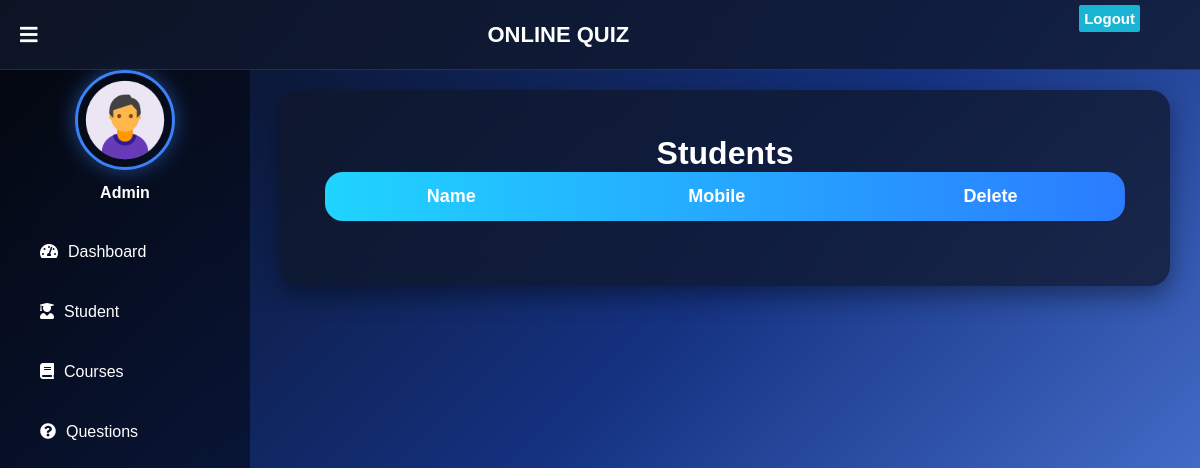
The page /admin-view-student (signed in) on the database as committed earlier.
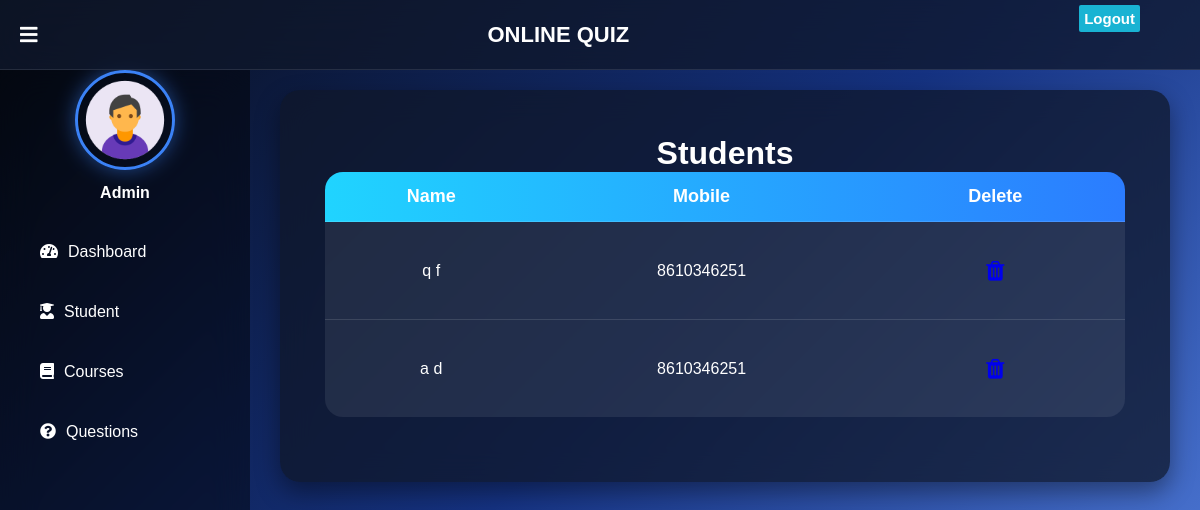
The same page on the database as committed later.
### student/models.py (models this page shows, shortened)
class Student(models.Model):
    user=models.OneToOneField(User,on_delete=models.CASCADE)
    profile_pic= models.ImageField(upload_to='profile_pic/Student/',null=True,blank=True,default="")
    address = models.CharField(max_length=40,blank=True,null=True)
    mobile = models.CharField(max_length=20,null=False)
    @property
    def get_name(self):
        return self.user.first_name+" "+self.user.last_name

### quiz/views.py (the view)
# urls.py: path('admin-view-student', views.admin_view_student_view, name='admin-view-student'),
@login_required(login_url='adminlogin')
@user_passes_test(is_admin)
def admin_view_student_view(request):
    students= SMODEL.Student.objects.all()
    return render(request,'quiz/admin_view_student.html',{'students':students})

### quiz/views.py (called while the page is built)
def is_admin(user):
    return user.is_superuser

### templates/quiz/admin_view_student.html (shortened to what this page needs)
{% extends 'quiz/adminbase.html' %}
{% block content %}
{%load static%}
<head>
</head>
<div class="container-fluid">
  <div class="row">
    <div class="col-lg-8 col-md-10 mx-auto">
  <div class="panel panel-primary">
    <div class="panel-heading">
      <div class="student-card">
      <h4 class="text-center" style="text-align: center;">Students</h4>
    </div>
    <table class="table table-bordered table-hover text-center">
      </div>
      <thead>
       <tr>
    <th style="text-align:center;">Name</th>
    <th style="text-align:center;">Mobile</th>
    <th style="text-align:center;">Delete</th>
</tr>
      </thead>
     <tbody>
{% for t in students %}
<tr>
    <td>{{ t.get_name }}</td>
    <td>{{ t.mobile }}</td>
    <td>
    <a href="{% url 'delete-student' t.id %}" class="btn btn-danger">
        <i class="fa fa-trash"></i>
    </a>
</td>
</tr>
{% endfor %}
</tbody>
  </div>
</div>
</div>
</div>
{% endblock content %}

Rows that differ between the two databases and show on the page:
added Student: get_name "q f", mobile "8610346251"
added Student: get_name "a d", mobile "8610346251"
